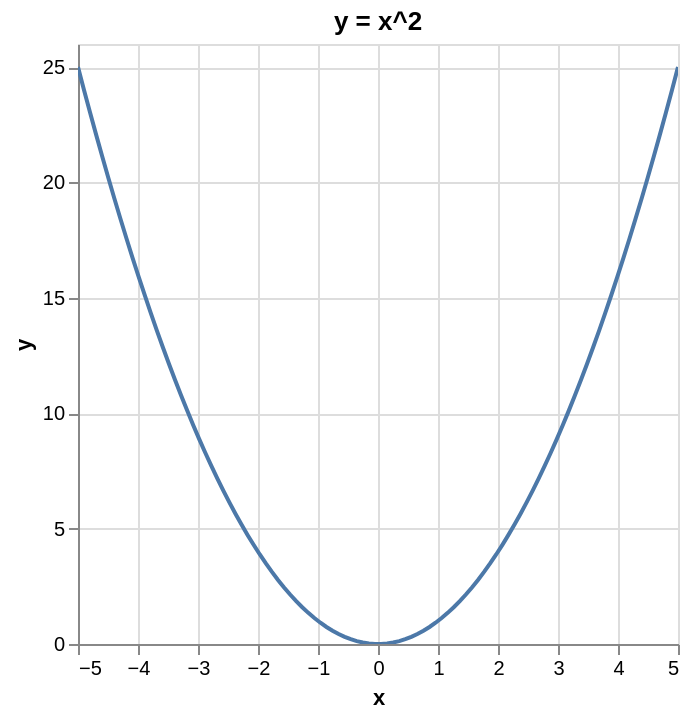

Notebook cell for this chart:
### Code cell
import altair as alt
import pandas as pd
import numpy as np

x = np.linspace(-5, 5, 100)
y = x ** 2

df = pd.DataFrame({'x': x, 'y': y}) # <- Pandas 사용

# Create a zooming selection
zoom = alt.selection_interval(bind='scales')

chart = alt.Chart(df).mark_line().encode(
    x='x',
    y='y'
).properties(
    title='y = x^2'
).add_params(
    zoom
)

chart

### Figure 1 — Vega-Lite specification as saved in the notebook (floating-point values rounded to 4 significant figures)
{"config": {"view": {"continuousWidth": 300, "continuousHeight": 300}}, "data": {"name": "data-3e05075d88e2b5effe695c7d02de22d1"}, "mark": {"type": "line"}, "encoding": {"x": {"field": "x", "type": "quantitative"}, "y": {"field": "y", "type": "quantitative"}}, "params": [{"name": "param_1", "select": {"type": "interval"}, "bind": "scales"}], "title": "y = x^2", "$schema": "https://vega.github.io/schema/vega-lite/v5.20.1.json", "datasets": {"data-3e05075d88e2b5effe695c7d02de22d1": [{"x": -5.0, "y": 25.0}, {"x": -4.899, "y": 24.0}, {"x": -4.798, "y": 23.02}, {"x": -4.697, "y": 22.06}, {"x": -4.596, "y": 21.12}, {"x": -4.495, "y": 20.2}, {"x": -4.394, "y": 19.31}, {"x": -4.293, "y": 18.43}, {"x": -4.192, "y": 17.57}, {"x": -4.091, "y": 16.74}, {"x": -3.99, "y": 15.92}, {"x": -3.889, "y": 15.12}, {"x": -3.788, "y": 14.35}, {"x": -3.687, "y": 13.59}, {"x": -3.586, "y": 12.86}, {"x": -3.485, "y": 12.14}, {"x": -3.384, "y": 11.45}, {"x": -3.283, "y": 10.78}, {"x": -3.182, "y": 10.12}, {"x": -3.081, "y": 9.491}, {"x": -2.98, "y": 8.879}, {"x": -2.879, "y": 8.287}, {"x": -2.778, "y": 7.716}, {"x": -2.677, "y": 7.165}, {"x": -2.576, "y": 6.635}, {"x": -2.475, "y": 6.124}, {"x": -2.374, "y": 5.635}, {"x": -2.273, "y": 5.165}, {"x": -2.172, "y": 4.716}, {"x": -2.071, "y": 4.288}, {"x": -1.97, "y": 3.88}, {"x": -1.869, "y": 3.492}, {"x": -1.768, "y": 3.125}, {"x": -1.667, "y": 2.778}, {"x": -1.566, "y": 2.451}, {"x": -1.465, "y": 2.145}, {"x": -1.364, "y": 1.86}, {"x": -1.263, "y": 1.594}, {"x": -1.162, "y": 1.349}, {"x": -1.061, "y": 1.125}, {"x": -0.9596, "y": 0.9208}, {"x": -0.8586, "y": 0.7372}, {"x": -0.7576, "y": 0.5739}, {"x": -0.6566, "y": 0.4311}, {"x": -0.5556, "y": 0.3086}, {"x": -0.4545, "y": 0.2066}, {"x": -0.3535, "y": 0.125}, {"x": -0.2525, "y": 0.06377}, {"x": -0.1515, "y": 0.02296}, {"x": -0.05051, "y": 0.002551}, {"x": 0.05051, "y": 0.002551}, {"x": 0.1515, "y": 0.02296}, {"x": 0.2525, "y": 0.06377}, {"x": 0.3535, "y": 0.125}, {"x": 0.4545, "y": 0.2066}, {"x": 0.5556, "y": 0.3086}, {"x": 0.6566, "y": 0.4311}, {"x": 0.7576, "y": 0.5739}, {"x": 0.8586, "y": 0.7372}, {"x": 0.9596, "y": 0.9208}, {"x": 1.061, "y": 1.125}, {"x": 1.162, "y": 1.349}, {"x": 1.263, "y": 1.594}, {"x": 1.364, "y": 1.86}, {"x": 1.465, "y": 2.145}, {"x": 1.566, "y": 2.451}, {"x": 1.667, "y": 2.778}, {"x": 1.768, "y": 3.125}, {"x": 1.869, "y": 3.492}, {"x": 1.97, "y": 3.88}, {"x": 2.071, "y": 4.288}, {"x": 2.172, "y": 4.716}, {"x": 2.273, "y": 5.165}, {"x": 2.374, "y": 5.635}, {"x": 2.475, "y": 6.124}, {"x": 2.576, "y": 6.635}, {"x": 2.677, "y": 7.165}, {"x": 2.778, "y": 7.716}, {"x": 2.879, "y": 8.287}, {"x": 2.98, "y": 8.879}, {"x": 3.081, "y": 9.491}, {"x": 3.182, "y": 10.12}, {"x": 3.283, "y": 10.78}, {"x": 3.384, "y": 11.45}, {"x": 3.485, "y": 12.14}, {"x": 3.586, "y": 12.86}, {"x": 3.687, "y": 13.59}, {"x": 3.788, "y": 14.35}, {"x": 3.889, "y": 15.12}, {"x": 3.99, "y": 15.92}, {"x": 4.091, "y": 16.74}, {"x": 4.192, "y": 17.57}, {"x": 4.293, "y": 18.43}, {"x": 4.394, "y": 19.31}, {"x": 4.495, "y": 20.2}, {"x": 4.596, "y": 21.12}, {"x": 4.697, "y": 22.06}, {"x": 4.798, "y": 23.02}, {"x": 4.899, "y": 24.0}, {"x": 5.0, "y": 25.0}]}}
